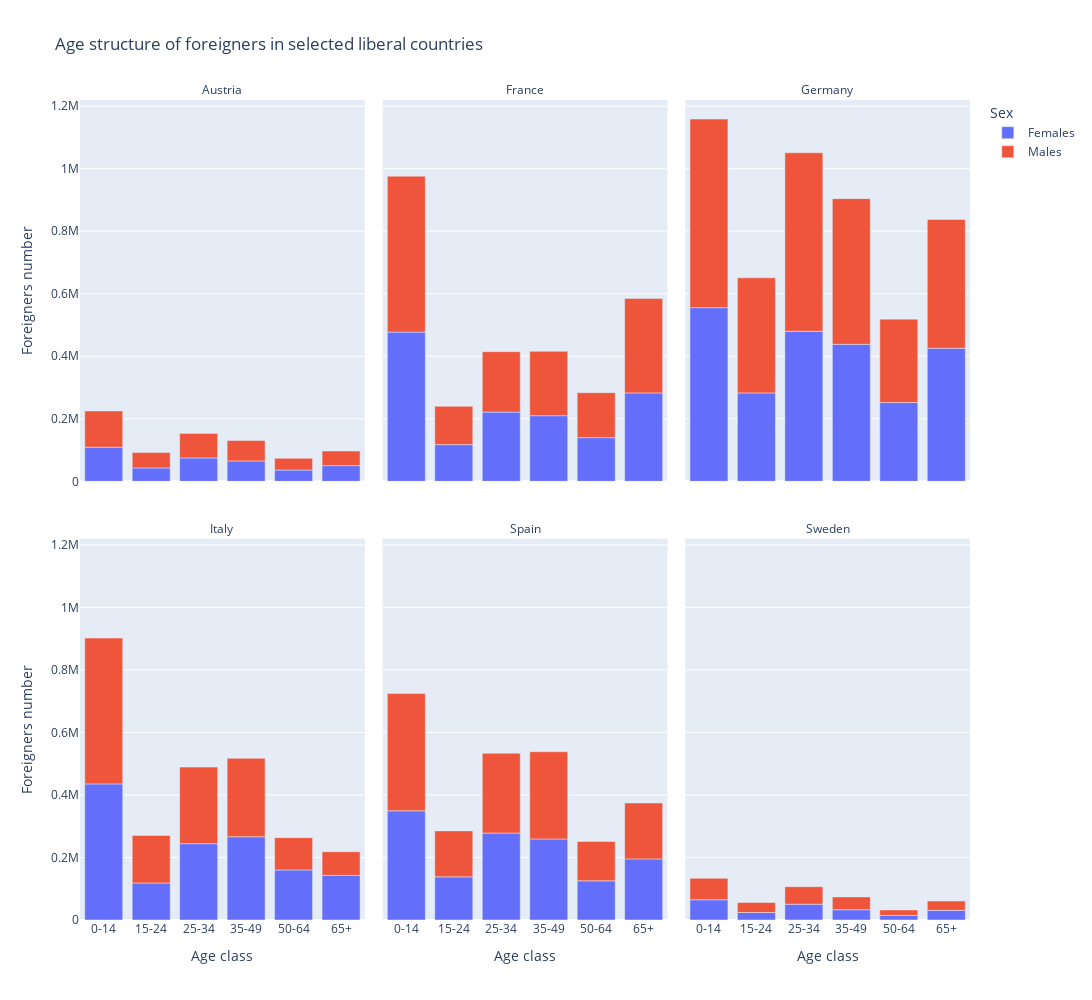
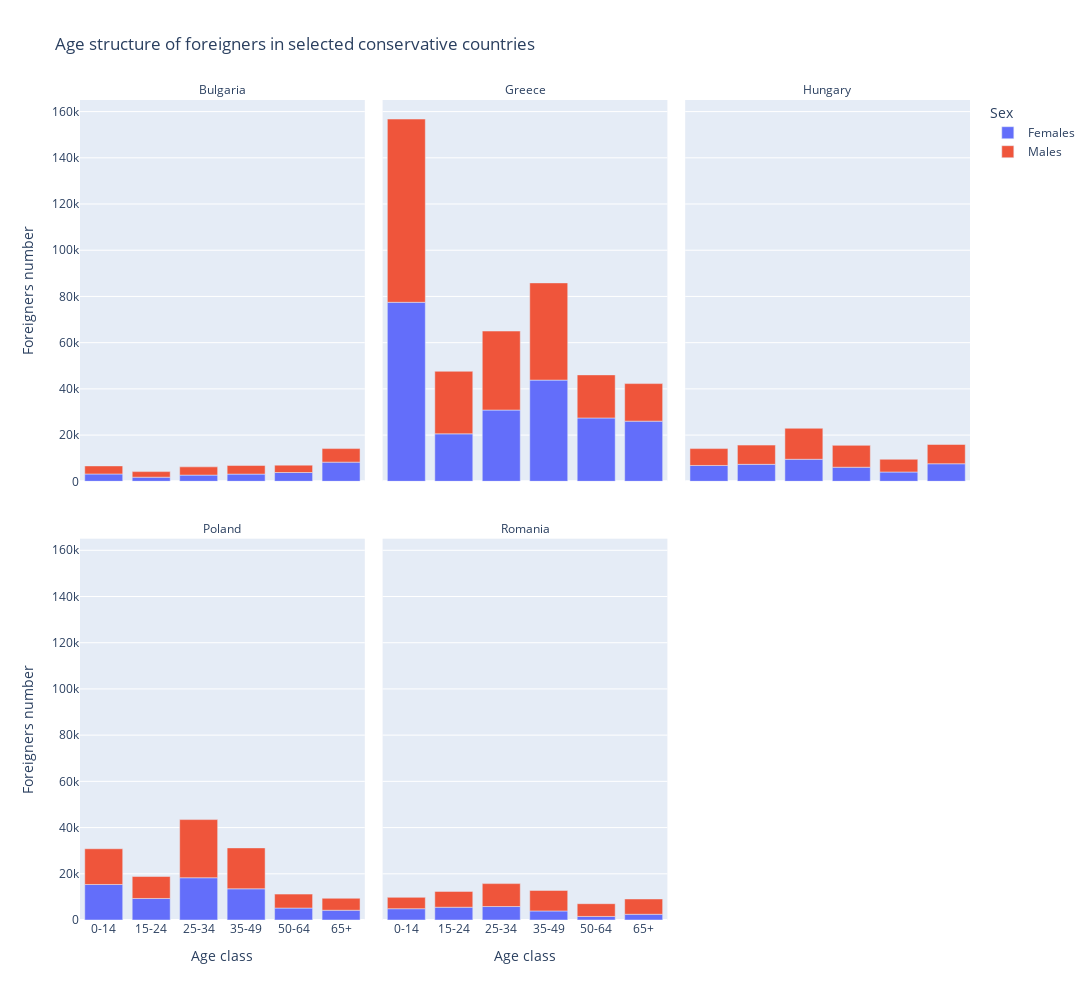

The code cell stored with these charts, in order, in its notebook:
### Code cell
age_merge = {
    'Less than 15 years': '0-14',
    'From 15 to 19 years': '15-24',
    'From 20 to 24 years': '15-24',
    'From 25 to 29 years': '25-34',
    'From 30 to 34 years': '25-34',
    'From 35 to 39 years': '35-49',
    'From 40 to 44 years': '35-49',
    'From 45 to 49 years': '35-49',
    'From 50 to 54 years': '50-64',
    'From 55 to 59 years': '50-64',
    'From 60 to 64 years': '50-64',
    '65 years or over': '65+'
}
new_age_order = ['0-14', '15-24', '25-34', '35-49', '50-64', '65+']

temp_df = only_foreigners.copy()

temp_df['Age class'] = temp_df['Age class'].map(age_merge)

plot_age_structure(temp_df[(temp_df['geo'].isin(liberal))
                            & (temp_df['Sex'] != 'Total')
                            & (temp_df['year'] >= 2014)],
                   'Age structure of foreigners in selected liberal countries',
                   new_age_order)


plot_age_structure(temp_df[(temp_df['geo'].isin(conservs)) &
                            (temp_df['Sex'] != 'Total') &
                            (only_foreigners['year'] >= 2014)],
                   'Age structure of foreigners in selected conservative countries',
                   new_age_order)

### Figure 1 — Plotly figure (JSON) as saved in the notebook; plotly's stock layout.template omitted (floating-point values rounded to 4 significant figures)
{"data": [{"hovertemplate": "Sex=Females<br>geo=Austria<br>Age class=%{x}<br>Foreigners number=%{y}<extra></extra>", "legendgroup": "Females", "marker": {"color": "#636efa", "pattern": {"shape": ""}}, "name": "Females", "orientation": "v", "showlegend": true, "textposition": "auto", "type": "bar", "x": ["0-14", "15-24", "25-34", "35-49", "50-64", "65+"], "xaxis": "x4", "y": [108900.0, 42870.0, 74740.0, 65160.0, 35970.0, 50090.0], "yaxis": "y4"}, {"hovertemplate": "Sex=Females<br>geo=France<br>Age class=%{x}<br>Foreigners number=%{y}<extra></extra>", "legendgroup": "Females", "marker": {"color": "#636efa", "pattern": {"shape": ""}}, "name": "Females", "orientation": "v", "showlegend": false, "textposition": "auto", "type": "bar", "x": ["0-14", "15-24", "25-34", "35-49", "50-64", "65+"], "xaxis": "x5", "y": [477300.0, 117300.0, 221300.0, 210000.0, 139600.0, 282700.0], "yaxis": "y5"}, {"hovertemplate": "Sex=Females<br>geo=Germany<br>Age class=%{x}<br>Foreigners number=%{y}<extra></extra>", "legendgroup": "Females", "marker": {"color": "#636efa", "pattern": {"shape": ""}}, "name": "Females", "orientation": "v", "showlegend": false, "textposition": "auto", "type": "bar", "x": ["0-14", "15-24", "25-34", "35-49", "50-64", "65+"], "xaxis": "x6", "y": [555400.0, 282700.0, 480000.0, 438200.0, 251900.0, 425700.0], "yaxis": "y6"}, {"hovertemplate": "Sex=Females<br>geo=Italy<br>Age class=%{x}<br>Foreigners number=%{y}<extra></extra>", "legendgroup": "Females", "marker": {"color": "#636efa", "pattern": {"shape": ""}}, "name": "Females", "orientation": "v", "showlegend": false, "textposition": "auto", "type": "bar", "x": ["0-14", "15-24", "25-34", "35-49", "50-64", "65+"], "xaxis": "x", "y": [435400.0, 118300.0, 244200.0, 266400.0, 160100.0, 142700.0], "yaxis": "y"}, {"hovertemplate": "Sex=Females<br>geo=Spain<br>Age class=%{x}<br>Foreigners number=%{y}<extra></extra>", "legendgroup": "Females", "marker": {"color": "#636efa", "pattern": {"shape": ""}}, "name": "Females", "orientation": "v", "showlegend": false, "textposition": "auto", "type": "bar", "x": ["0-14", "15-24", "25-34", "35-49", "50-64", "65+"], "xaxis": "x2", "y": [349200.0, 138000.0, 278100.0, 259200.0, 125300.0, 195500.0], "yaxis": "y2"}, {"hovertemplate": "Sex=Females<br>geo=Sweden<br>Age class=%{x}<br>Foreigners number=%{y}<extra></extra>", "legendgroup": "Females", "marker": {"color": "#636efa", "pattern": {"shape": ""}}, "name": "Females", "orientation": "v", "showlegend": false, "textposition": "auto", "type": "bar", "x": ["0-14", "15-24", "25-34", "35-49", "50-64", "65+"], "xaxis": "x3", "y": [64670.0, 23980.0, 50560.0, 32840.0, 14540.0, 30840.0], "yaxis": "y3"}, {"hovertemplate": "Sex=Males<br>geo=Austria<br>Age class=%{x}<br>Foreigners number=%{y}<extra></extra>", "legendgroup": "Males", "marker": {"color": "#EF553B", "pattern": {"shape": ""}}, "name": "Males", "orientation": "v", "showlegend": true, "textposition": "auto", "type": "bar", "x": ["0-14", "15-24", "25-34", "35-49", "50-64", "65+"], "xaxis": "x4", "y": [116100.0, 48940.0, 78260.0, 65500.0, 37660.0, 46800.0], "yaxis": "y4"}, {"hovertemplate": "Sex=Males<br>geo=France<br>Age class=%{x}<br>Foreigners number=%{y}<extra></extra>", "legendgroup": "Males", "marker": {"color": "#EF553B", "pattern": {"shape": ""}}, "name": "Males", "orientation": "v", "showlegend": false, "textposition": "auto", "type": "bar", "x": ["0-14", "15-24", "25-34", "35-49", "50-64", "65+"], "xaxis": "x5", "y": [498700.0, 122500.0, 193400.0, 205700.0, 144000.0, 302100.0], "yaxis": "y5"}, {"hovertemplate": "Sex=Males<br>geo=Germany<br>Age class=%{x}<br>Foreigners number=%{y}<extra></extra>", "legendgroup": "Males", "marker": {"color": "#EF553B", "pattern": {"shape": ""}}, "name": "Males", "orientation": "v", "showlegend": false, "textposition": "auto", "type": "bar", "x": ["0-14", "15-24", "25-34", "35-49", "50-64", "65+"], "xaxis": "x6", "y": [603300.0, 368100.0, 571000.0, 466000.0, 266800.0, 411700.0], "yaxis": "y6"}, {"hovertemplate": "Sex=Males<br>geo=Italy<br>Age class=%{x}<br>Foreigners number=%{y}<extra></extra>", "legendgroup": "Males", "marker": {"color": "#EF553B", "pattern": {"shape": ""}}, "name": "Males", "orientation": "v", "showlegend": false, "textposition": "auto", "type": "bar", "x": ["0-14", "15-24", "25-34", "35-49", "50-64", "65+"], "xaxis": "x", "y": [466500.0, 152200.0, 244900.0, 250700.0, 103300.0, 75730.0], "yaxis": "y"}, {"hovertemplate": "Sex=Males<br>geo=Spain<br>Age class=%{x}<br>Foreigners number=%{y}<extra></extra>", "legendgroup": "Males", "marker": {"color": "#EF553B", "pattern": {"shape": ""}}, "name": "Males", "orientation": "v", "showlegend": false, "textposition": "auto", "type": "bar", "x": ["0-14", "15-24", "25-34", "35-49", "50-64", "65+"], "xaxis": "x2", "y": [375100.0, 147000.0, 255300.0, 279100.0, 125800.0, 178700.0], "yaxis": "y2"}, {"hovertemplate": "Sex=Males<br>geo=Sweden<br>Age class=%{x}<br>Foreigners number=%{y}<extra></extra>", "legendgroup": "Males", "marker": {"color": "#EF553B", "pattern": {"shape": ""}}, "name": "Males", "orientation": "v", "showlegend": false, "textposition": "auto", "type": "bar", "x": ["0-14", "15-24", "25-34", "35-49", "50-64", "65+"], "xaxis": "x3", "y": [68640.0, 32160.0, 56000.0, 41090.0, 17700.0, 29760.0], "yaxis": "y3"}], "layout": {"annotations": [{"font": {}, "showarrow": false, "text": "Italy", "x": 0.16, "xanchor": "center", "xref": "paper", "y": 0.465, "yanchor": "bottom", "yref": "paper"}, {"font": {}, "showarrow": false, "text": "Spain", "x": 0.5, "xanchor": "center", "xref": "paper", "y": 0.465, "yanchor": "bottom", "yref": "paper"}, {"font": {}, "showarrow": false, "text": "Sweden", "x": 0.84, "xanchor": "center", "xref": "paper", "y": 0.465, "yanchor": "bottom", "yref": "paper"}, {"font": {}, "showarrow": false, "text": "Austria", "x": 0.16, "xanchor": "center", "xref": "paper", "y": 1.0, "yanchor": "bottom", "yref": "paper"}, {"font": {}, "showarrow": false, "text": "France", "x": 0.5, "xanchor": "center", "xref": "paper", "y": 1.0, "yanchor": "bottom", "yref": "paper"}, {"font": {}, "showarrow": false, "text": "Germany", "x": 0.84, "xanchor": "center", "xref": "paper", "y": 1.0, "yanchor": "bottom", "yref": "paper"}], "barmode": "relative", "height": 1000, "legend": {"title": {"text": "Sex"}, "tracegroupgap": 0}, "showlegend": true, "title": {"text": "Age structure of foreigners in selected liberal countries"}, "width": 1200, "xaxis": {"anchor": "y", "categoryarray": ["0-14", "15-24", "25-34", "35-49", "50-64", "65+"], "categoryorder": "array", "domain": [0, 0.32], "title": {"text": "Age class"}}, "xaxis2": {"anchor": "y2", "categoryarray": ["0-14", "15-24", "25-34", "35-49", "50-64", "65+"], "categoryorder": "array", "domain": [0.34, 0.66], "matches": "x", "title": {"text": "Age class"}}, "xaxis3": {"anchor": "y3", "categoryarray": ["0-14", "15-24", "25-34", "35-49", "50-64", "65+"], "categoryorder": "array", "domain": [0.68, 1.0], "matches": "x", "title": {"text": "Age class"}}, "xaxis4": {"anchor": "y4", "domain": [0, 0.32], "matches": "x", "showticklabels": false}, "xaxis5": {"anchor": "y5", "domain": [0.34, 0.66], "matches": "x", "showticklabels": false}, "xaxis6": {"anchor": "y6", "domain": [0.68, 1.0], "matches": "x", "showticklabels": false}, "yaxis": {"anchor": "x", "domain": [0, 0.465], "title": {"text": "Foreigners number"}}, "yaxis2": {"anchor": "x2", "domain": [0, 0.465], "matches": "y", "showticklabels": false}, "yaxis3": {"anchor": "x3", "domain": [0, 0.465], "matches": "y", "showticklabels": false}, "yaxis4": {"anchor": "x4", "domain": [0.535, 1.0], "matches": "y", "title": {"text": "Foreigners number"}}, "yaxis5": {"anchor": "x5", "domain": [0.535, 1.0], "matches": "y", "showticklabels": false}, "yaxis6": {"anchor": "x6", "domain": [0.535, 1.0], "matches": "y", "showticklabels": false}}}

### Figure 2 — Plotly figure (JSON) as saved in the notebook; plotly's stock layout.template omitted (floating-point values rounded to 4 significant figures)
{"data": [{"hovertemplate": "Sex=Females<br>geo=Bulgaria<br>Age class=%{x}<br>Foreigners number=%{y}<extra></extra>", "legendgroup": "Females", "marker": {"color": "#636efa", "pattern": {"shape": ""}}, "name": "Females", "orientation": "v", "showlegend": true, "textposition": "auto", "type": "bar", "x": ["0-14", "15-24", "25-34", "35-49", "50-64", "65+"], "xaxis": "x4", "y": [3165.0, 1773.0, 2678.0, 3116.0, 3805.0, 8292.0], "yaxis": "y4"}, {"hovertemplate": "Sex=Females<br>geo=Greece<br>Age class=%{x}<br>Foreigners number=%{y}<extra></extra>", "legendgroup": "Females", "marker": {"color": "#636efa", "pattern": {"shape": ""}}, "name": "Females", "orientation": "v", "showlegend": false, "textposition": "auto", "type": "bar", "x": ["0-14", "15-24", "25-34", "35-49", "50-64", "65+"], "xaxis": "x5", "y": [77460.0, 20540.0, 30830.0, 43790.0, 27410.0, 26030.0], "yaxis": "y5"}, {"hovertemplate": "Sex=Females<br>geo=Hungary<br>Age class=%{x}<br>Foreigners number=%{y}<extra></extra>", "legendgroup": "Females", "marker": {"color": "#636efa", "pattern": {"shape": ""}}, "name": "Females", "orientation": "v", "showlegend": false, "textposition": "auto", "type": "bar", "x": ["0-14", "15-24", "25-34", "35-49", "50-64", "65+"], "xaxis": "x6", "y": [6856.0, 7344.0, 9532.0, 6089.0, 4026.0, 7593.0], "yaxis": "y6"}, {"hovertemplate": "Sex=Females<br>geo=Poland<br>Age class=%{x}<br>Foreigners number=%{y}<extra></extra>", "legendgroup": "Females", "marker": {"color": "#636efa", "pattern": {"shape": ""}}, "name": "Females", "orientation": "v", "showlegend": false, "textposition": "auto", "type": "bar", "x": ["0-14", "15-24", "25-34", "35-49", "50-64", "65+"], "xaxis": "x", "y": [15370.0, 9316.0, 18290.0, 13500.0, 5161.0, 4226.0], "yaxis": "y"}, {"hovertemplate": "Sex=Females<br>geo=Romania<br>Age class=%{x}<br>Foreigners number=%{y}<extra></extra>", "legendgroup": "Females", "marker": {"color": "#636efa", "pattern": {"shape": ""}}, "name": "Females", "orientation": "v", "showlegend": false, "textposition": "auto", "type": "bar", "x": ["0-14", "15-24", "25-34", "35-49", "50-64", "65+"], "xaxis": "x2", "y": [4885.0, 5530.0, 5831.0, 3911.0, 1534.0, 2481.0], "yaxis": "y2"}, {"hovertemplate": "Sex=Males<br>geo=Bulgaria<br>Age class=%{x}<br>Foreigners number=%{y}<extra></extra>", "legendgroup": "Males", "marker": {"color": "#EF553B", "pattern": {"shape": ""}}, "name": "Males", "orientation": "v", "showlegend": true, "textposition": "auto", "type": "bar", "x": ["0-14", "15-24", "25-34", "35-49", "50-64", "65+"], "xaxis": "x4", "y": [3493.0, 2416.0, 3572.0, 3710.0, 3189.0, 5867.0], "yaxis": "y4"}, {"hovertemplate": "Sex=Males<br>geo=Greece<br>Age class=%{x}<br>Foreigners number=%{y}<extra></extra>", "legendgroup": "Males", "marker": {"color": "#EF553B", "pattern": {"shape": ""}}, "name": "Males", "orientation": "v", "showlegend": false, "textposition": "auto", "type": "bar", "x": ["0-14", "15-24", "25-34", "35-49", "50-64", "65+"], "xaxis": "x5", "y": [79300.0, 27070.0, 34190.0, 42080.0, 18650.0, 16260.0], "yaxis": "y5"}, {"hovertemplate": "Sex=Males<br>geo=Hungary<br>Age class=%{x}<br>Foreigners number=%{y}<extra></extra>", "legendgroup": "Males", "marker": {"color": "#EF553B", "pattern": {"shape": ""}}, "name": "Males", "orientation": "v", "showlegend": false, "textposition": "auto", "type": "bar", "x": ["0-14", "15-24", "25-34", "35-49", "50-64", "65+"], "xaxis": "x6", "y": [7305.0, 8322.0, 13410.0, 9468.0, 5503.0, 8346.0], "yaxis": "y6"}, {"hovertemplate": "Sex=Males<br>geo=Poland<br>Age class=%{x}<br>Foreigners number=%{y}<extra></extra>", "legendgroup": "Males", "marker": {"color": "#EF553B", "pattern": {"shape": ""}}, "name": "Males", "orientation": "v", "showlegend": false, "textposition": "auto", "type": "bar", "x": ["0-14", "15-24", "25-34", "35-49", "50-64", "65+"], "xaxis": "x", "y": [15460.0, 9499.0, 25170.0, 17700.0, 6044.0, 5172.0], "yaxis": "y"}, {"hovertemplate": "Sex=Males<br>geo=Romania<br>Age class=%{x}<br>Foreigners number=%{y}<extra></extra>", "legendgroup": "Males", "marker": {"color": "#EF553B", "pattern": {"shape": ""}}, "name": "Males", "orientation": "v", "showlegend": false, "textposition": "auto", "type": "bar", "x": ["0-14", "15-24", "25-34", "35-49", "50-64", "65+"], "xaxis": "x2", "y": [4916.0, 6850.0, 9916.0, 8888.0, 5525.0, 6620.0], "yaxis": "y2"}], "layout": {"annotations": [{"font": {}, "showarrow": false, "text": "Poland", "x": 0.16, "xanchor": "center", "xref": "paper", "y": 0.465, "yanchor": "bottom", "yref": "paper"}, {"font": {}, "showarrow": false, "text": "Romania", "x": 0.5, "xanchor": "center", "xref": "paper", "y": 0.465, "yanchor": "bottom", "yref": "paper"}, {"font": {}, "showarrow": false, "text": "Bulgaria", "x": 0.16, "xanchor": "center", "xref": "paper", "y": 1.0, "yanchor": "bottom", "yref": "paper"}, {"font": {}, "showarrow": false, "text": "Greece", "x": 0.5, "xanchor": "center", "xref": "paper", "y": 1.0, "yanchor": "bottom", "yref": "paper"}, {"font": {}, "showarrow": false, "text": "Hungary", "x": 0.84, "xanchor": "center", "xref": "paper", "y": 1.0, "yanchor": "bottom", "yref": "paper"}], "barmode": "relative", "height": 1000, "legend": {"title": {"text": "Sex"}, "tracegroupgap": 0}, "showlegend": true, "title": {"text": "Age structure of foreigners in selected conservative countries"}, "width": 1200, "xaxis": {"anchor": "y", "categoryarray": ["0-14", "15-24", "25-34", "35-49", "50-64", "65+"], "categoryorder": "array", "domain": [0, 0.32], "title": {"text": "Age class"}}, "xaxis2": {"anchor": "y2", "categoryarray": ["0-14", "15-24", "25-34", "35-49", "50-64", "65+"], "categoryorder": "array", "domain": [0.34, 0.66], "matches": "x", "title": {"text": "Age class"}}, "xaxis3": {"anchor": "y3", "categoryarray": ["0-14", "15-24", "25-34", "35-49", "50-64", "65+"], "categoryorder": "array", "domain": [0.68, 1.0], "matches": "x", "title": {"text": "Age class"}}, "xaxis4": {"anchor": "y4", "domain": [0, 0.32], "matches": "x", "showticklabels": false}, "xaxis5": {"anchor": "y5", "domain": [0.34, 0.66], "matches": "x", "showticklabels": false}, "xaxis6": {"anchor": "y6", "domain": [0.68, 1.0], "matches": "x", "showticklabels": false}, "yaxis": {"anchor": "x", "domain": [0, 0.465], "title": {"text": "Foreigners number"}}, "yaxis2": {"anchor": "x2", "domain": [0, 0.465], "matches": "y", "showticklabels": false}, "yaxis3": {"anchor": "x3", "domain": [0, 0.465], "matches": "y", "showticklabels": false}, "yaxis4": {"anchor": "x4", "domain": [0.535, 1.0], "matches": "y", "title": {"text": "Foreigners number"}}, "yaxis5": {"anchor": "x5", "domain": [0.535, 1.0], "matches": "y", "showticklabels": false}, "yaxis6": {"anchor": "x6", "domain": [0.535, 1.0], "matches": "y", "showticklabels": false}}}
